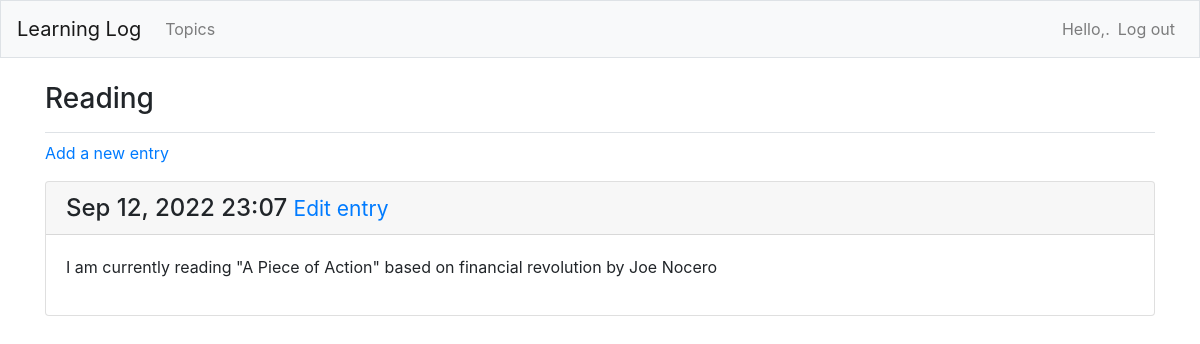
The page /topics/3/ (signed in) on the database its author committed.
### learning_logs/models.py (models this page shows, shortened)
class Topic(models.Model):
    text = models.CharField(max_length=200)
    date_added = models.DateTimeField(auto_now_add=True)
    owner = models.ForeignKey(User,on_delete=models.CASCADE)
    def __str__(self):
        return self.text

class Entry(models.Model):
    topic = models.ForeignKey(Topic,on_delete=models.CASCADE)
    text = models.TextField()
    date_added = models.DateTimeField(auto_now_add=True)
    class Meta:
        verbose_name_plural = 'entries'

### learning_logs/views.py (the view)
# urls.py: path('topics/<int:topic_id>/',views.topic,name='topic'),
@login_required
def topic(request,topic_id):
    topic = Topic.objects.get(id=topic_id)
    check_topic_owner(topic.owner,request.user)
    entries = topic.entry_set.order_by('-date_added')
    context = {'topic':topic,'entries':entries}
    return render(request,'learning_logs/topic.html',context)

### learning_logs/views.py (called while the page is built)
def check_topic_owner(owner,user):
    if owner != user:
        raise Http404

### learning_logs/templates/learning_logs/topic.html
{% extends "learning_logs/base.html" %}
{% block page_header %}
<h3>{{topic}}</h3>
{% endblock page_header %}
{% block content %}
    <p>
        <a href="{% url 'learning_logs:new_entry' topic.id %}">Add a new entry</a>
    </p>
        {% for entry in entries %}
        <div class="card mb-3">
            <h4 class="card-header">
                {{entry.date_added|date:'M d, Y H:i'}}
                <small>
                    <a href="{% url 'learning_logs:edit_entry' entry.id %}">Edit entry</a>
                </small>
            </h4>
        <div class="card-body">
            {{entry.text|linebreaks }}
        </div>
        </div>
        {% empty %}
        <p>There are no entries for this topic yet</p>
        {% endfor %}
{% endblock content %}

### rows shown on the page
Topic: text "Reading"
Entry: date_added "Sep 12, 2022 23:07", text "I am currently reading \"A Piece of Action\" based on financial revolution by Joe Nocero"
